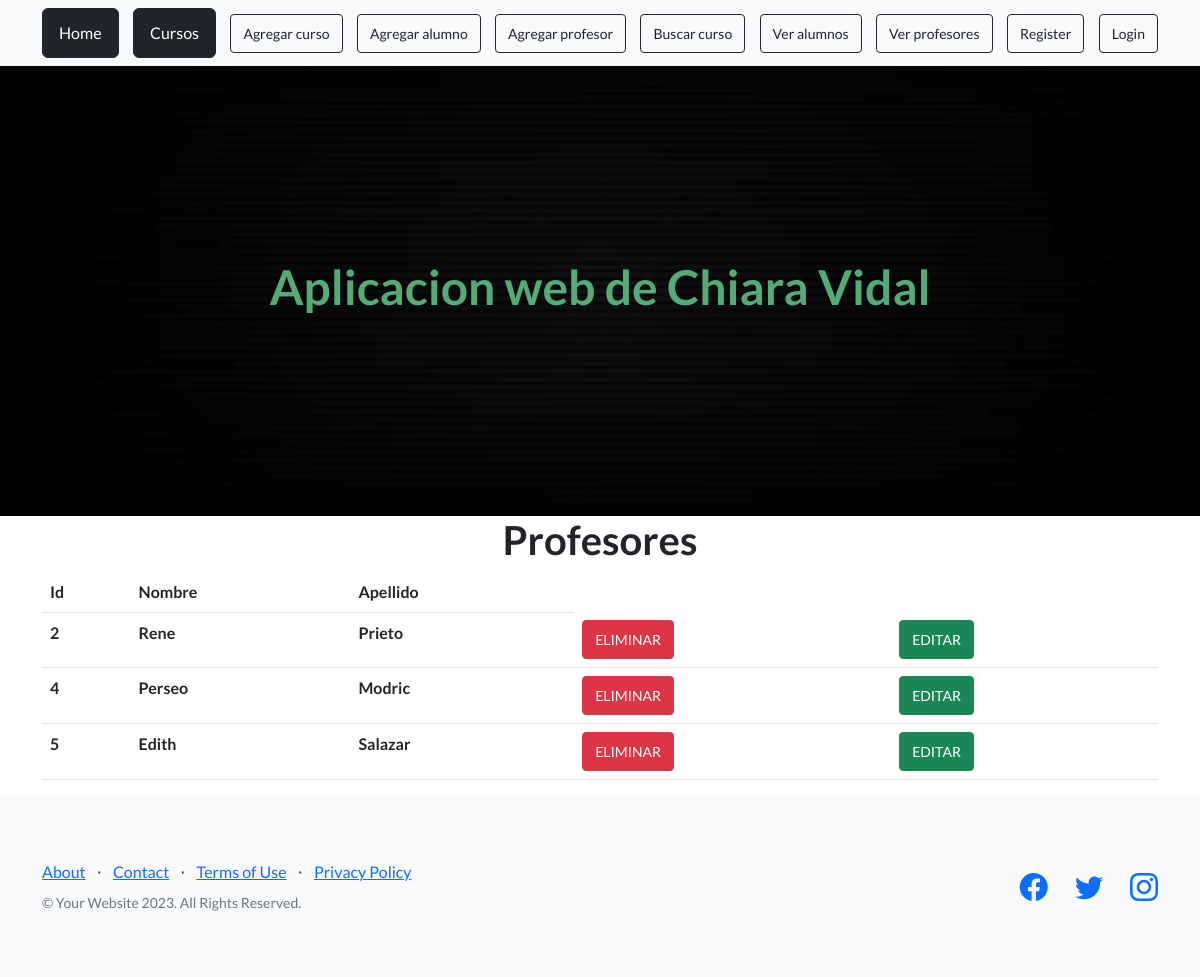
/AppChiara/ver_profesores, run on the app's committed database.
### AppChiara/models.py (models this page shows, shortened)
class Profesor(models.Model):
    nombre = models.CharField(max_length=30)
    apellido = models.CharField(max_length=40)

### AppChiara/views.py (the view)
# urls.py: path("ver_profesores", views.ver_profesores , name="Ver profesores"),
def ver_profesores(request):
    profesores = Profesor.objects.all()
    avatares = Avatar.objects.filter(user=request.user.id)
    return render( request , "profesores.html", {"profesores":profesores, "url": avatares[0].imagen.url if avatares.exists() else None})

### AppChiara/template/profesores.html
{% extends 'padre.html' %}
{% load static %}
{% block contenido %}
<main class="container">
    <h1 class="text-xl-center title"> Profesores </h1>
    <table class="table">
        <thead>
            <tr>
                <th>Id</th>
                <th>Nombre</th>
                <th>Apellido</th>
            </tr>
        </thead>
        <tbody>
            {% for n in profesores %}
            <tr>
                <th scope="row">{{n.id}}</th>
                <th>{{n.nombre}}</th>
                <th>{{n.apellido}}</th>
                <td><a href="{% url 'elimina_profesor' n.id %}" class="btn btn-danger btn-sm">ELIMINAR</a></td>
                <td><a href="{% url 'editar_profesor'  n.id %}" class="btn btn-success btn-sm">EDITAR</a></td>
            </tr>
            {% endfor %}
        </tbody>
    </table>
</main>
{% endblock %}

### data on the page
Profesor: id "2", nombre "Rene", apellido "Prieto"
Profesor: id "4", nombre "Perseo", apellido "Modric"
Profesor: id "5", nombre "Edith", apellido "Salazar"
